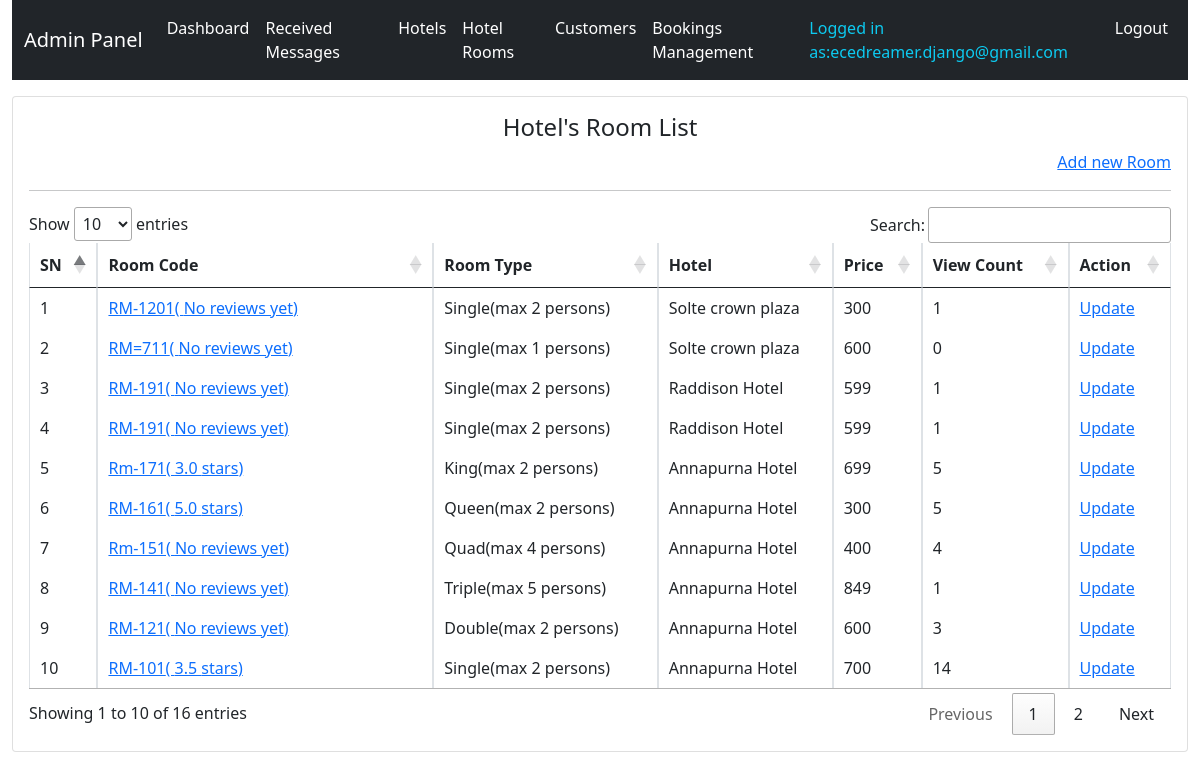
Screenshot of /system-admin/room-list/ (signed in) with the database file from the repository.
### hbsapp/models.py (models this page shows, shortened)
class TimeStamp(models.Model):
    created_at = models.DateTimeField(auto_now_add=True)
    updated_at = models.DateTimeField(auto_now=True)
    class Meta:
        abstract = True

class HotelRoom(TimeStamp):
    hotel = models.ForeignKey(Hotel, on_delete=models.RESTRICT)
    room_type = models.CharField(max_length=50, choices=ROOM_TYPE)
    room_code = models.CharField(max_length=50)
    image = models.ImageField(upload_to="rooms")
    description = models.TextField()
    marked_price = models.PositiveIntegerField(null=True, blank=True)
    price = models.PositiveIntegerField()
    view_count = models.BigIntegerField(default=0)
    maximum_capacity = models.PositiveIntegerField(default=2, choices=CAPACITY)
    @property
    def get_rating(self):
        bookings = self.roombooking_set.filter(rating__isnull=False)
        if bookings.exists():
            rating = bookings.aggregate(avg=Avg("rating"))["avg"]
            return rating, bookings.count()
        else:
            return None

class Hotel(TimeStamp):
    name = models.CharField(max_length=200)
    image = models.ImageField(upload_to="hotels", null=True, blank=True)
    address = models.CharField(max_length=200)
    contact = models.CharField(max_length=200)
    email = models.EmailField(unique=True)
    def __str__(self):
        return self.name

### hbsapp/views.py (the view)
class AdminRoomListView(AdminRequiredMixin, View):
    def get(self, request, *args, **kwargs):
        context = self.context
        context["roomlist"] = HotelRoom.objects.order_by("-id")
        return render(request, "admintemplates/adminroomlist.html", context)

### hbsapp/views.py (called while the page is built)
    def dispatch(self, request, *args, **kwargs):
        try:
            self.admin = request.user.admin
            self.context = {
                "admin": self.admin
            }
        except Exception as e:
            print(e)
            return redirect(reverse("hbsapp:adminlogin") + "?next=" + request.path)
        return super(AdminRequiredMixin, self).dispatch(request, *args, **kwargs)

### templates/admintemplates/adminroomlist.html (shortened to what this page needs)
{% extends 'admintemplates/adminbase.html' %}
{% block css %}
<link rel="stylesheet" href="//cdn.datatables.net/1.10.24/css/jquery.dataTables.min.css">
{% endblock %}
{% block content %}
<div class="row mt-3">
    <div class="col-md-12">
        <div class="card p-3">
            <div class="row">
                <div class="col-md-12">
                    <h4 class="text-center">Hotel's Room List</h4>
                    <a href="{% url 'hbsapp:adminroomcreate' %}" style="float: right;">Add new Room</a>
                </div>
            </div>
            <hr>
            <div class="row">
                <div class="col-md-12">
            <table class="table table-bordered">
                <thead>
                    <tr>
                        <th>SN</th>
                        <th>Room Code</th>
                        <th>Room Type</th>
                        <th>Hotel</th>
                        <th>Price</th>
                        <th>View Count</th>
                        <th>Action</th>
                    </tr>
                </thead>
                <tbody>
                    {% for room in roomlist %}
                    <tr>
                        <td>{{forloop.counter}}</td>
                        <td><a class="room-img"  data-bs-toggle="modal" data-bs-target="#imgModal" href="{{room.image.url}}">{{room.room_code}}( {% if room.get_rating %}{{room.get_rating.0}} stars{% else %}No reviews yet{% endif %})</a></td>
                        <td>{{room.room_type}}(max {{room.maximum_capacity}} persons)</td>
                        <td>{{room.hotel}}</td>
                        <td>{{room.price}}</td>
                        <td>{{room.view_count}}</td>
                        <td>
                            <a href="{% url 'hbsapp:adminroomupdate' room.id %}">Update</a>
                        </td>
                    </tr>
                    {% endfor %}
                </tbody>
            </table>
        </div>
    </div>
</div>
{% endblock %}

### templates/admintemplates/adminbase.html (shortened to what this page needs)
<!DOCTYPE html>
<html lang="en">
<head>
    <link href="https://cdn.jsdelivr.net/npm/bootstrap@5.0.0-beta3/dist/css/bootstrap.min.css" rel="stylesheet">
    {% block css %}
    {% endblock %}
</head>
<body class="container-fluid">
    <nav class="navbar navbar-expand-lg navbar-dark bg-dark">
        <div class="container-fluid">
            <a class="navbar-brand" href="{% url 'hbsapp:adminhome' %}">Admin Panel </a>
            <div class="collapse navbar-collapse" id="navbarSupportedContent">
                <ul class="navbar-nav me-auto mb-2 mb-lg-0">
                    <li class="nav-item">
                        <a class="nav-link active" aria-current="page" href="{% url 'hbsapp:adminhome' %}">Dashboard</a>
                    </li>
                    <li class="nav-item">
                        <a class="nav-link active" aria-current="page" href="{% url 'hbsapp:adminmessagelist' %}">Received Messages</a>
                    </li>
                    <li class="nav-item">
                        <a class="nav-link active" aria-current="page" href="{% url 'hbsapp:adminhotellist' %}">Hotels</a>
                    </li>
                    <li class="nav-item">
                        <a class="nav-link active" aria-current="page" href="{% url 'hbsapp:adminroomlist' %}">Hotel Rooms</a>
                    </li>
                    <li class="nav-item">
                        <a class="nav-link active" aria-current="page" href="{% url 'hbsapp:admincustomerlist' %}">Customers</a>
                    </li>
                    <li class="nav-item">
                        <a class="nav-link active" aria-current="page" href="{% url 'hbsapp:adminbookinglist' %}">Bookings Management</a>
                    </li>
                </ul>
                <ul class="d-flex navbar-nav">
                    {% if request.user.admin %}
                    <li><a class="nav-link text-info">Logged in as:{{request.user.username}}</a></li>
                    <li class="nav-item"><a class="nav-link active" aria-current="page"
                            href="{% url 'hbsapp:customerlogout' %}">Logout</a>
                    </li>
                    {% endif %}
                </ul>
            </div>
        </div>
    </nav>
    {% block content %}{% endblock %}
</body>
</html>

### rows the page displays
HotelRoom: room_code "RM-1201", shows "No reviews yet", room_type "Single", maximum_capacity "2", hotel "Solte crown plaza", price "300", view_count "1"
HotelRoom: room_code "RM=711", shows "No reviews yet", room_type "Single", maximum_capacity "1", hotel "Solte crown plaza", price "600", view_count "0"
HotelRoom: room_code "RM-191", shows "No reviews yet", room_type "Single", maximum_capacity "2", hotel "Raddison Hotel", price "599", view_count "1"
HotelRoom: room_code "RM-191", shows "No reviews yet", room_type "Single", maximum_capacity "2", hotel "Raddison Hotel", price "599", view_count "1"
HotelRoom: room_code "Rm-171", get_rating.0 "3.0", room_type "King", maximum_capacity "2", hotel "Annapurna Hotel", price "699", view_count "5"
HotelRoom: room_code "RM-161", get_rating.0 "5.0", room_type "Queen", maximum_capacity "2", hotel "Annapurna Hotel", price "300", view_count "5"
HotelRoom: room_code "Rm-151", shows "No reviews yet", room_type "Quad", maximum_capacity "4", hotel "Annapurna Hotel", price "400", view_count "4"
HotelRoom: room_code "RM-141", shows "No reviews yet", room_type "Triple", maximum_capacity "5", hotel "Annapurna Hotel", price "849", view_count "1"
HotelRoom: room_code "RM-121", shows "No reviews yet", room_type "Double", maximum_capacity "2", hotel "Annapurna Hotel", price "600", view_count "3"
HotelRoom: room_code "RM-101", get_rating.0 "3.5", room_type "Single", maximum_capacity "2", hotel "Annapurna Hotel", price "700", view_count "14"

### other values shown
{{ request.user.username }} "ecedreamer.django@gmail.com"
